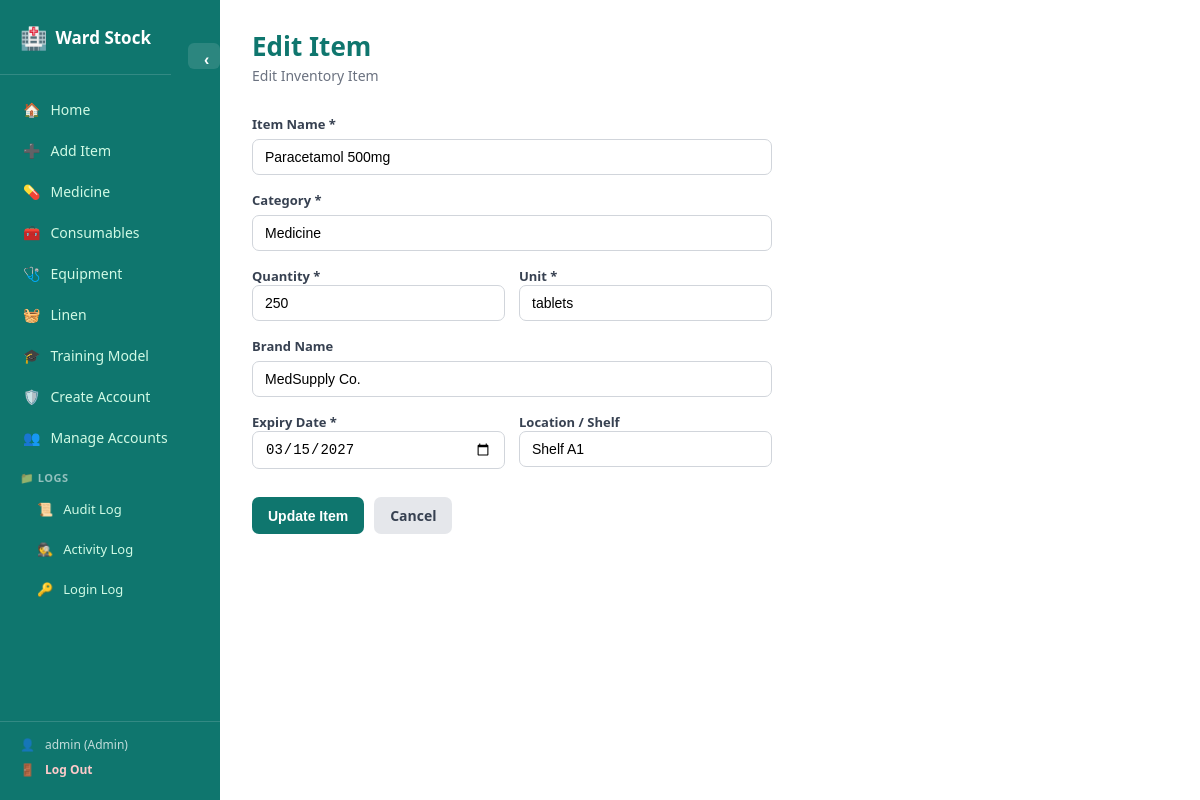
The app's page /shared/admin_and_staff_edit.php?id=1 (signed in) with its own data.
### tables this page shows
CREATE TABLE IF NOT EXISTS inventory (
    id            INT AUTO_INCREMENT PRIMARY KEY,
    item_name     VARCHAR(100) NOT NULL,
    sku           VARCHAR(50)  DEFAULT NULL,
    category      VARCHAR(50)  NOT NULL,
    quantity      INT          NOT NULL DEFAULT 0,
    unit          VARCHAR(20)  NOT NULL DEFAULT 'pcs',
    brand_name    VARCHAR(100) DEFAULT NULL,
    expiry_date   DATE         DEFAULT NULL,
    location      VARCHAR(50)  DEFAULT NULL,
    last_updated  TIMESTAMP    DEFAULT CURRENT_TIMESTAMP ON UPDATE CURRENT_TIMESTAMP
);

### shared/admin_and_staff_edit.php (the view, shortened to what this page needs)
<?php
require_once "../includes/config.php";
$id = isset($_GET['id']) ? (int)$_GET['id'] : (isset($_POST['id']) ? (int)$_POST['id'] : 0);
$stmt = $conn->prepare("SELECT * FROM inventory WHERE id = ?");
$stmt->bind_param("i", $id);
$stmt->execute();
$result = $stmt->get_result();
$item = $result->fetch_assoc();
$display = $_SERVER["REQUEST_METHOD"] === "POST" ? $_POST : $item;
?>
<!DOCTYPE html>
<html lang="en">
<head>
<link rel="stylesheet" href="../assets/css/style.css">
</head>
<body>
<div class="layout">
<?php $adminNavPath = "../admin_only/"; include "admin_and_staff_sidebar.php"; ?>
<div class="container">
    <header>
        <h1>Edit Item</h1>
        <p class="subtitle">Edit Inventory Item</p>
    </header>
    <form method="POST" class="form-card">
        <label>Item Name *</label>
        <input type="text" name="item_name" value="<?= htmlspecialchars($display['item_name']) ?>" required>
        <label>Category *</label>
        <input type="text" id="category-input" name="category" list="category-list" value="<?= htmlspecialchars($display['category']) ?>" required>
        <div class="row">
            <div>
                <label>Quantity *</label>
                <input type="number" name="quantity" min="0" value="<?= htmlspecialchars($display['quantity']) ?>" required>
            </div>
            <div>
                <label>Unit *</label>
                <input type="text" name="unit" value="<?= htmlspecialchars($display['unit']) ?>" required>
            </div>
        </div>
        <label>Brand Name</label>
        <input type="text" name="brand_name" value="<?= htmlspecialchars($display['brand_name'] ?? '') ?>">
        <div class="row">
            <div>
                <label id="expiry-label">Expiry Date</label>
                <input type="date" id="expiry-input" name="expiry_date" value="<?= htmlspecialchars($display['expiry_date'] ?? '') ?>">
            </div>
            <div>
                <label>Location / Shelf</label>
                <input type="text" name="location" value="<?= htmlspecialchars($display['location'] ?? '') ?>">
            </div>
        </div>
        <div class="form-actions">
            <button type="submit" class="btn btn-add">Update Item</button>
            <a href="admin_and_staff_dashboard.php" class="btn btn-clear">Cancel</a>
        </div>
    </form>
</div>
</div>
</body>
</html>

### assets/css/style.css (style rules this page uses)
* { box-sizing: border-box; margin: 0; padding: 0; }
body { font-family: "Segoe UI", Arial, sans-serif; background: #f2f6f8; color: #1f2937; padding: 0; }
.layout { display: flex; min-height: 100vh; }
.container { flex: 1; margin: 0; background: #fff; padding: 28px 32px 36px; box-shadow: none; border-radius: 0; }
header { margin-bottom: 20px; }
header h1 { font-size: 26px; color: #0f766e; }
.subtitle { color: #6b7280; font-size: 14px; margin-top: 2px; }
input, select { padding: 9px 12px; border: 1px solid #d1d5db; border-radius: 7px; font-size: 14px; }
button, .btn { padding: 9px 16px; border: none; border-radius: 7px; font-size: 14px; cursor: pointer; text-decoration: none; display: inline-block; font-weight: 600; transition: opacity 0.15s; }
button, .btn-add { background: #0f766e; color: #fff; }
.btn-clear { background: #e5e7eb; color: #374151; }
.form-card { max-width: 520px; display: flex; flex-direction: column; gap: 6px; }
.form-card label { font-size: 13px; font-weight: 600; margin-top: 10px; color: #374151; }
.form-card .row { display: flex; gap: 14px; }
.form-card .row > div { flex: 1; display: flex; flex-direction: column; }
.form-actions { margin-top: 22px; display: flex; gap: 10px; }
.label-required { color: #dc2626; }

### records on screen
inventory: item_name "Paracetamol 500mg", category "Medicine", quantity "250", unit "tablets", brand_name "MedSupply Co.", expiry_date "03/15/2027", location "Shelf A1"

### other values on screen
$adminName "admin"
